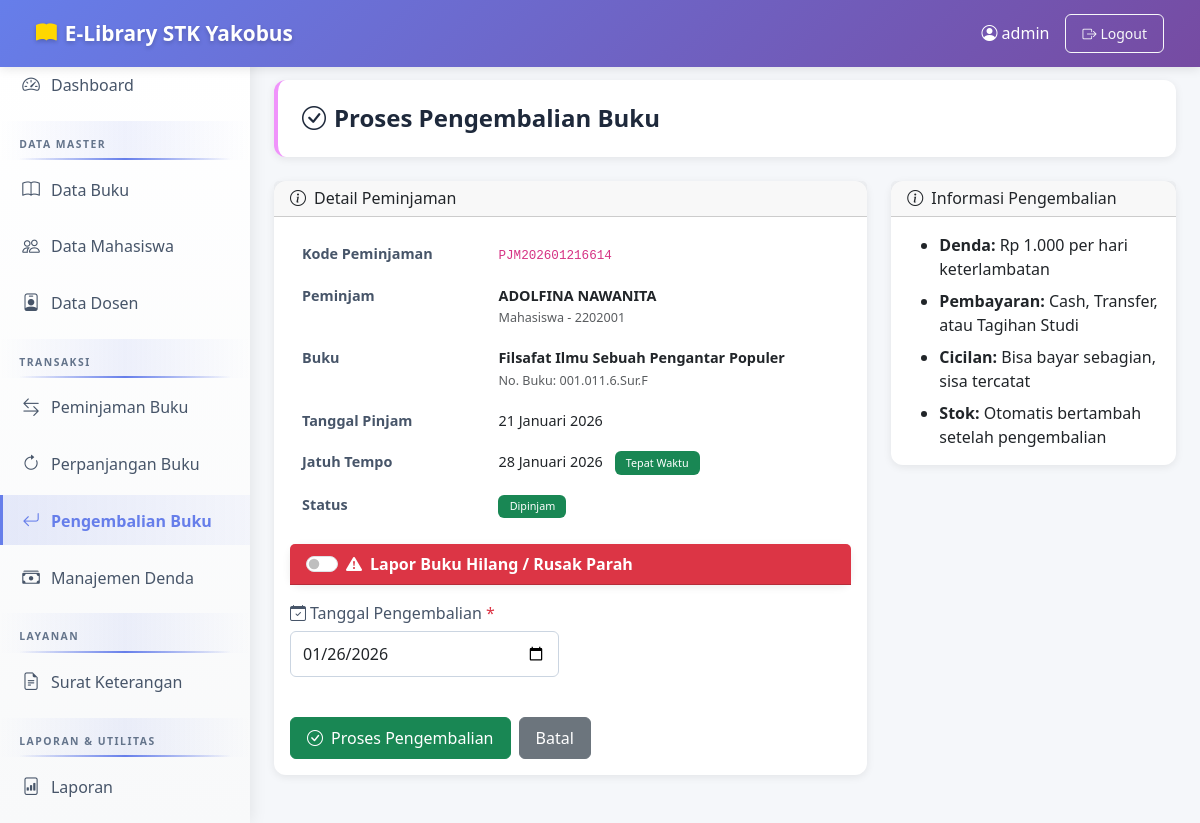
The app's page /modules/pengembalian/add.php?id=44 (signed in) with its own data.
### tables this page shows
CREATE TABLE `peminjaman` (
  `id` int(11) NOT NULL AUTO_INCREMENT,
  `kode_peminjaman` varchar(50) NOT NULL,
  `jenis_peminjam` enum('mahasiswa','dosen') NOT NULL,
  `peminjam_id` int(11) NOT NULL,
  `buku_id` int(11) NOT NULL,
  `tanggal_pinjam` date NOT NULL,
  `tanggal_jatuh_tempo` date NOT NULL,
  `tanggal_kembali` date DEFAULT NULL,
  `status` enum('dipinjam','diperpanjang','dikembalikan','terlambat') DEFAULT 'dipinjam',
  `denda` int(11) DEFAULT 0,
  `created_at` timestamp NOT NULL DEFAULT current_timestamp(),
  `updated_at` timestamp NOT NULL DEFAULT current_timestamp() ON UPDATE current_timestamp(),
  PRIMARY KEY (`id`),
  UNIQUE KEY `kode_peminjaman` (`kode_peminjaman`),
  KEY `buku_id` (`buku_id`),
  CONSTRAINT `peminjaman_ibfk_1` FOREIGN KEY (`buku_id`) REFERENCES `buku` (`id`) ON DELETE CASCADE
);

CREATE TABLE `mahasiswa` (
  `id` int(11) NOT NULL AUTO_INCREMENT,
  `nim` varchar(20) NOT NULL,
  `nama` varchar(255) NOT NULL,
  `program_studi` varchar(100) NOT NULL,
  `angkatan` varchar(10) NOT NULL,
  `no_hp` varchar(20) DEFAULT NULL,
  `foto` varchar(255) DEFAULT NULL,
  `created_at` timestamp NOT NULL DEFAULT current_timestamp(),
  `updated_at` timestamp NOT NULL DEFAULT current_timestamp() ON UPDATE current_timestamp(),
  PRIMARY KEY (`id`),
  UNIQUE KEY `nim` (`nim`)
);

CREATE TABLE `buku` (
  `id` int(11) NOT NULL AUTO_INCREMENT,
  `nomor_buku` varchar(50) NOT NULL,
  `judul` varchar(255) NOT NULL,
  `pengarang` varchar(255) NOT NULL,
  `penerbit` varchar(255) DEFAULT NULL,
  `tahun_terbit` year(4) DEFAULT NULL,
  `stok` int(11) DEFAULT 0,
  `stok_tersedia` int(11) DEFAULT 0,
  `created_at` timestamp NOT NULL DEFAULT current_timestamp(),
  `updated_at` timestamp NOT NULL DEFAULT current_timestamp() ON UPDATE current_timestamp(),
  PRIMARY KEY (`id`),
  UNIQUE KEY `nomor_buku` (`nomor_buku`)
);

### config/functions.php (called while the page is built, shortened)
<?php
function formatTanggalIndo($tanggal) {
    $bulan = array(
        1 => 'Januari', 'Februari', 'Maret', 'April', 'Mei', 'Juni',
        'Juli', 'Agustus', 'September', 'Oktober', 'November', 'Desember'
    );
    $pecahkan = explode('-', $tanggal);
    return $pecahkan[2] . ' ' . $bulan[(int)$pecahkan[1]] . ' ' . $pecahkan[0];
}
function getNamaPeminjam($conn, $jenis, $id) {
    if ($jenis == 'mahasiswa') {
        $query = "SELECT nama FROM mahasiswa WHERE id = ?";
    } else {
        $query = "SELECT nama FROM dosen WHERE id = ?";
    }
    $stmt = $conn->prepare($query);
    $stmt->bind_param("i", $id);
    $stmt->execute();
    $stmt->bind_result($nama);
    if ($stmt->fetch()) {
        return $nama;
    }
    return '-';
}
function getIdentifierPeminjam($conn, $jenis, $id) {
    if ($jenis == 'mahasiswa') {
        $query = "SELECT nim as identifier FROM mahasiswa WHERE id = ?";
    } else {
        $query = "SELECT nuptk as identifier FROM dosen WHERE id = ?";
    }
    $stmt = $conn->prepare($query);
    $stmt->bind_param("i", $id);
    $stmt->execute();
    $stmt->bind_result($identifier);
    if ($stmt->fetch()) {
        return $identifier;
    }
    return '-';
}
?>

### modules/pengembalian/add.php (the view, shortened to what this page needs)
<?php
require_once '../../config/database.php';
require_once '../../config/functions.php';
$id = isset($_GET['id']) ? intval($_GET['id']) : 0;
$query = "SELECT p.*, b.judul, b.nomor_buku, b.stok_tersedia
          FROM peminjaman p
          JOIN buku b ON p.buku_id = b.id
          WHERE p.id = ? AND p.status IN ('dipinjam', 'diperpanjang', 'terlambat')";
$stmt = $conn->prepare($query);
$stmt->bind_param("i", $id);
$stmt->execute();
$stmt->bind_result($pjm_id, $pjm_kode, $pjm_jenis, $pjm_peminjam_id, $pjm_buku_id,
                   $pjm_tgl_pinjam, $pjm_tgl_tempo, $pjm_tgl_kembali, $pjm_status, $pjm_denda,
                   $pjm_created, $pjm_updated, $pjm_judul, $pjm_nomor, $pjm_stok_tersedia);
$pinjam = array(
    'id' => $pjm_id,
    'kode_peminjaman' => $pjm_kode,
    'jenis_peminjam' => $pjm_jenis,
    'peminjam_id' => $pjm_peminjam_id,
    'buku_id' => $pjm_buku_id,
    'tanggal_pinjam' => $pjm_tgl_pinjam,
    'tanggal_jatuh_tempo' => $pjm_tgl_tempo,
    'status' => $pjm_status,
    'judul' => $pjm_judul,
    'nomor_buku' => $pjm_nomor,
    'stok_tersedia' => $pjm_stok_tersedia
);
$nama_peminjam = getNamaPeminjam($conn, $pinjam['jenis_peminjam'], $pinjam['peminjam_id']);
$identifier = getIdentifierPeminjam($conn, $pinjam['jenis_peminjam'], $pinjam['peminjam_id']);
$today = new DateTime();
$jatuh_tempo = new DateTime($pinjam['tanggal_jatuh_tempo']);
if ($today > $jatuh_tempo) {
    $selisih = $jatuh_tempo->diff($today);
    $keterlambatan = $selisih->days;
    $denda = $keterlambatan * 1000;
} else {
    $keterlambatan = 0;
}
?>
<!DOCTYPE html>
<html lang="id">
<head>
    <link href="https://cdn.jsdelivr.net/npm/bootstrap@5.3.0/dist/css/bootstrap.min.css" rel="stylesheet">
    <link rel="stylesheet" href="https://cdn.jsdelivr.net/npm/bootstrap-icons@1.11.0/font/bootstrap-icons.css">
</head>
<body>
    <nav class="navbar navbar-expand-lg navbar-dark fixed-top">
        <div class="container-fluid">
            <a class="navbar-brand" href="<?= BASE_URL ?>dashboard.php">
                <i class="bi bi-book-fill me-2"></i>E-Library STK Yakobus
            </a>
            <div class="ms-auto d-flex align-items-center">
                <span class="text-white me-3">
                    <i class="bi bi-person-circle me-1"></i><?= $_SESSION['admin_username'] ?>
                </span>
                <a href="<?= BASE_URL ?>logout.php" class="btn btn-outline-light btn-sm">
                    <i class="bi bi-box-arrow-right me-1"></i>Logout
                </a>
            </div>
        </div>
    </nav>
    <nav class="sidebar">
        <ul class="nav flex-column">
            <li class="nav-item">
                <a class="nav-link" href="<?= BASE_URL ?>dashboard.php">
                    <i class="bi bi-speedometer2"></i>Dashboard
                </a>
            </li>
            <li class="sidebar-heading">DATA MASTER</li>
            <li class="nav-item">
                <a class="nav-link" href="<?= BASE_URL ?>modules/buku/index.php">
                    <i class="bi bi-book"></i>Data Buku
                </a>
            </li>
            <li class="nav-item">
                <a class="nav-link" href="<?= BASE_URL ?>modules/mahasiswa/index.php">
                    <i class="bi bi-people"></i>Data Mahasiswa
                </a>
            </li>
            <li class="nav-item">
                <a class="nav-link" href="<?= BASE_URL ?>modules/dosen/index.php">
                    <i class="bi bi-person-badge"></i>Data Dosen
                </a>
            </li>
            <li class="sidebar-heading">TRANSAKSI</li>
            <li class="nav-item">
                <a class="nav-link" href="<?= BASE_URL ?>modules/peminjaman/index.php">
                    <i class="bi bi-arrow-left-right"></i>Peminjaman Buku
                </a>
            </li>
            <li class="nav-item">
                <a class="nav-link" href="<?= BASE_URL ?>modules/perpanjangan/index.php">
                    <i class="bi bi-arrow-clockwise"></i>Perpanjangan Buku
                </a>
            </li>
            <li class="nav-item">
                <a class="nav-link active" href="<?= BASE_URL ?>modules/pengembalian/index.php">
                    <i class="bi bi-arrow-return-left"></i>Pengembalian Buku
                </a>
            </li>
            <li class="nav-item">
                <a class="nav-link" href="<?= BASE_URL ?>modules/denda/index.php">
                    <i class="bi bi-cash-stack"></i>Manajemen Denda
                </a>
            </li>
            <li class="sidebar-heading">LAYANAN</li>
            <li class="nav-item">
                <a class="nav-link" href="<?= BASE_URL ?>modules/surat_keterangan/index.php">
                    <i class="bi bi-file-earmark-text"></i>Surat Keterangan
                </a>
            </li>
            <li class="sidebar-heading">LAPORAN & UTILITAS</li>
            <li class="nav-item">
                <a class="nav-link" href="<?= BASE_URL ?>modules/laporan/index.php">
                    <i class="bi bi-file-bar-graph"></i>Laporan
                </a>
            </li>
            <li class="nav-item">
                <a class="nav-link" href="<?= BASE_URL ?>modules/backup/index.php">
                </a>
            </li>
        </ul>
    </nav>
    <main class="main-content">
        <div class="page-header">
            <h1><i class="bi bi-check-circle me-2"></i>Proses Pengembalian Buku</h1>
        </div>
        <div class="row">
            <div class="col-lg-8">
                <div class="card">
                    <div class="card-header">
                        <h5><i class="bi bi-info-circle me-2"></i>Detail Peminjaman</h5>
                    </div>
                    <div class="card-body">
                        <table class="table table-borderless">
                            <tr>
                                <th width="35%">Kode Peminjaman</th>
                                <td><code><?= $pinjam['kode_peminjaman'] ?></code></td>
                            </tr>
                            <tr>
                                <th>Peminjam</th>
                                <td>
                                    <strong><?= $nama_peminjam ?></strong><br>
                                    <small class="text-muted"><?= ucfirst($pinjam['jenis_peminjam']) ?> - <?= $identifier ?></small>
                                </td>
                            </tr>
                            <tr>
                                <th>Buku</th>
                                <td>
                                    <strong><?= $pinjam['judul'] ?></strong><br>
                                    <small class="text-muted">No. Buku: <?= $pinjam['nomor_buku'] ?></small>
                                </td>
                            </tr>
                            <tr>
                                <th>Tanggal Pinjam</th>
                                <td><?= formatTanggalIndo($pinjam['tanggal_pinjam']) ?></td>
                            </tr>
                            <tr>
                                <th>Jatuh Tempo</th>
                                <td>
                                    <?= formatTanggalIndo($pinjam['tanggal_jatuh_tempo']) ?>
                                    <span class="badge bg-<?= $keterlambatan > 0 ? 'danger' : 'success' ?> ms-2">
                                        <?= $keterlambatan > 0 ? 'Terlambat ' . $keterlambatan . ' hari' : 'Tepat Waktu' ?>
                                    </span>
                                </td>
                            </tr>
                            <tr>
                                <th>Status</th>
                                <td>
                                    <span class="badge bg-<?= $pinjam['status'] == 'terlambat' ? 'danger' : ($pinjam['status'] == 'diperpanjang' ? 'info' : 'success') ?>">
                                        <?= ucfirst($pinjam['status']) ?>
                                    </span>
                                </td>
                            </tr>
                        </table>
                        <form method="POST" action="" id="formPengembalian">
                            <div class="card border-danger mb-3">
                                <div class="card-header bg-danger text-white">
                                    <div class="form-check form-switch mb-0">
                                        <input class="form-check-input" type="checkbox" id="bukuHilang" onchange="toggleBukuHilang()">
                                        <label class="form-check-label fw-bold" for="bukuHilang">
                                            <i class="bi bi-exclamation-triangle-fill me-2"></i>Lapor Buku Hilang / Rusak Parah
                                        </label>
                                    </div>
                                </div>
                            </div>
                            <div class="row">
                                <div class="col-md-6 mb-3">
                                    <label class="form-label"><i class="bi bi-calendar-check me-1"></i>Tanggal Pengembalian <span class="text-danger">*</span></label>
                                    <input type="date" class="form-control" name="tanggal_kembali" value="<?= date('Y-m-d') ?>" max="<?= date('Y-m-d') ?>" required>
                                </div>
                            </div>
                            <div class="d-flex gap-2 mt-4">
                                <button type="submit" class="btn btn-success"><i class="bi bi-check-circle me-2"></i>Proses Pengembalian</button>
                                <a href="index.php" class="btn btn-secondary">Batal</a>
                            </div>
                        </form>
                    </div>
                </div>
            </div>
            <div class="col-lg-4">
                <div class="card">
                    <div class="card-header">
                        <h5><i class="bi bi-info-circle me-2"></i>Informasi Pengembalian</h5>
                    </div>
                    <div class="card-body">
                        <ul class="mb-0">
                            <li class="mb-2"><strong>Denda:</strong> Rp 1.000 per hari keterlambatan</li>
                            <li class="mb-2"><strong>Pembayaran:</strong> Cash, Transfer, atau Tagihan Studi</li>
                            <li class="mb-2"><strong>Cicilan:</strong> Bisa bayar sebagian, sisa tercatat</li>
                            <li><strong>Stok:</strong> Otomatis bertambah setelah pengembalian</li>
                        </ul>
                    </div>
                </div>
            </div>
        </div>
    </main>
</body>
</html>

### modules/pengembalian/add.php (style rules this page uses)
body { font-family: 'Segoe UI', Tahoma, Geneva, Verdana, sans-serif; background: #f5f7fa; }
.navbar { background: linear-gradient(135deg, #667eea 0%, #764ba2 100%); box-shadow: 0 2px 10px rgba(0,0,0,0.1); padding: 0.8rem 1.5rem; }
.navbar-brand { color: #fff !important; font-weight: 700; font-size: 1.3rem; text-shadow: 0 2px 4px rgba(0,0,0,0.2); }
.navbar-brand i { color: #ffd700; }
.sidebar { position: fixed; top: 56px; bottom: 0; left: 0; width: 250px; background: linear-gradient(180deg, #ffffff 0%, #f8f9fa 100%); box-shadow: 2px 0 15px rgba(0,0,0,0.08); overflow-y: auto; }
.sidebar-heading { font-size: 0.65rem; text-transform: uppercase; font-weight: 700; letter-spacing: 1.5px; padding: 1rem 1.2rem 0.5rem; color: #64748b; background: linear-gradient(90deg, transparent 0%, rgba(102, 126, 234, 0.1) 50%, transparent 100%); margin-top: 0.5rem; position: relative; }
.sidebar-heading::after { content: ''; position: absolute; bottom: 0; left: 1.2rem; right: 1.2rem; height: 2px; background: linear-gradient(90deg, transparent 0%, #667eea 50%, transparent 100%); }
.sidebar .nav-link { font-weight: 500; color: #475569; padding: 0.75rem 1.2rem; border-left: 3px solid transparent; transition: all 0.3s ease; margin: 0.2rem 0; }
.sidebar .nav-link i { width: 22px; font-size: 1.1rem; margin-right: 0.7rem; }
.sidebar .nav-link.active { color: #667eea; background: linear-gradient(90deg, rgba(102, 126, 234, 0.15) 0%, rgba(102, 126, 234, 0.05) 100%); border-left-color: #667eea; font-weight: 600; }
.main-content { margin-left: 250px; margin-top: 56px; padding: 1.5rem; }
.page-header { background: white; border-radius: 12px; padding: 1.5rem; margin-bottom: 1.5rem; box-shadow: 0 2px 8px rgba(0,0,0,0.08); border-left: 4px solid #f093fb; }
.page-header h1 { font-size: 1.5rem; font-weight: 700; color: #1e293b; margin: 0; }
.card { border: none; border-radius: 12px; box-shadow: 0 2px 8px rgba(0,0,0,0.08); margin-bottom: 1.5rem; }
.card-header h5 { margin: 0; font-size: 1rem; }
.table { font-size: 0.9rem; }
.table-borderless th { font-weight: 600; color: #475569; padding: 0.6rem 0.75rem; }
.table-borderless td { padding: 0.6rem 0.75rem; }
.form-label { font-weight: 500; color: #475569; margin-bottom: 0.4rem; }
.form-control, .form-select { border-radius: 6px; border: 1px solid #cbd5e1; padding: 0.6rem 0.75rem; }
.btn { border-radius: 6px; font-weight: 500; padding: 0.5rem 1rem; transition: all 0.3s; }
.badge { padding: 0.4rem 0.7rem; font-weight: 500; border-radius: 6px; }

### records on screen
peminjaman: kode_peminjaman "PJM202601216614", nama_peminjam "ADOLFINA NAWANITA", jenis_peminjam "Mahasiswa", identifier "2202001", buku.judul "Filsafat Ilmu Sebuah Pengantar Populer", buku.nomor_buku "001.011.6.Sur.F", tanggal_pinjam "21 Januari 2026", tanggal_jatuh_tempo "28 Januari 2026", status "Dipinjam"

### other values on screen
$_SESSION['admin_username'] "admin"
